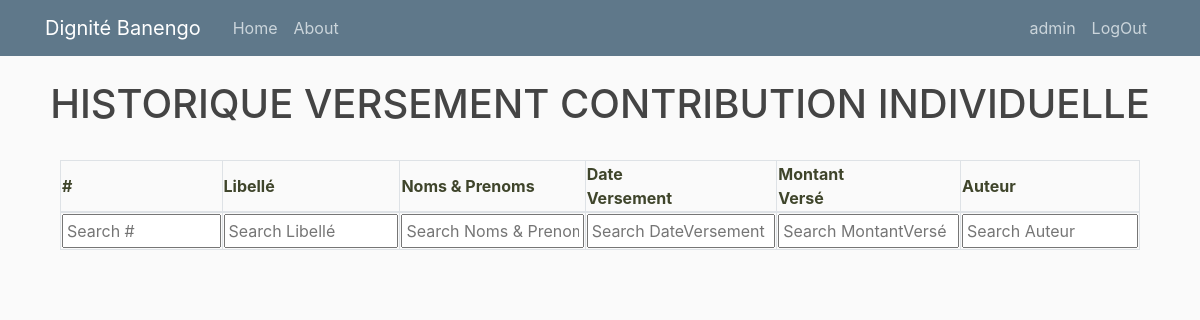
The page /historique-contrib-individuelle/ (signed in) on the database as committed earlier.
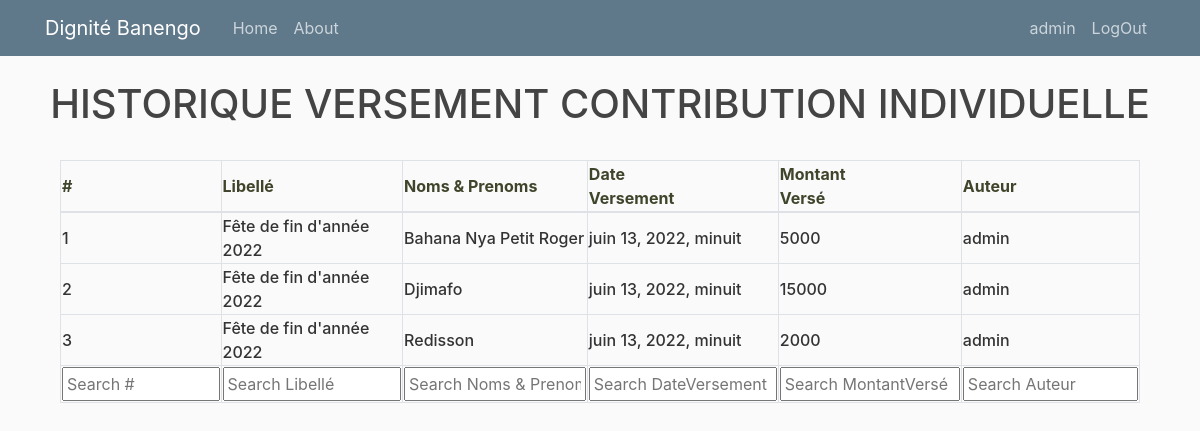
The same page on the database as committed later.
### tontine/models.py (models this page shows, shortened)
class VersementContributionIndividuelle(models.Model):
    contrib_ind = models.ForeignKey(ContributionIndividuelle, on_delete=models.CASCADE)
    date_versement =models.DateTimeField()
    montant = models.PositiveIntegerField()
    created = models.DateTimeField(auto_now_add=True)
    updated = models.DateTimeField(auto_now=True)
    author= models.ForeignKey(User, on_delete=models.SET_NULL, blank=True, null=True)

class ContributionIndividuelle(models.Model):
    motif = models.ForeignKey(LibelleContribution, on_delete=models.CASCADE)
    membre = models.ForeignKey(Membre, on_delete=models.CASCADE)
    reglement = models.PositiveIntegerField(default=0)
    updated = models.DateTimeField(auto_now=True)
    created = models.DateTimeField(auto_now_add=True)
    author= models.ForeignKey(User, on_delete=models.SET_NULL, blank=True, null=True)

class LibelleContribution(models.Model):
    libelle = models.CharField(max_length=255, unique=True)
    date = models.DateTimeField()
    minimum = models.PositiveIntegerField(default=0)
    created = models.DateTimeField(auto_now_add=True)
    updated = models.DateTimeField(auto_now=True)
    author= models.ForeignKey(User, on_delete=models.SET_NULL, blank=True, null=True)

class Membre(models.Model):
    user = models.OneToOneField(User, on_delete=models.CASCADE)
    nom = models.CharField(max_length=100, unique=True)
    matricule = models.CharField(max_length=8, unique=True)
    telephone = models.CharField(max_length=10, blank=True, null=True)
    qualite = models.CharField(max_length=100, blank=True, null=True)
    profession = models.CharField(max_length=100, blank=True, null=True)
    sexe = models.CharField(choices=SEXE_CHOICES, max_length=1)
    date_naissance = models.DateField(blank=True, null=True)
    date_adhesion = models.DateField()
    created = models.DateTimeField(auto_now_add=True)
    updated = models.DateTimeField(auto_now=True)
    cotisation = models.ForeignKey(MontantCotisation, on_delete=models.CASCADE)
    presence = models.ForeignKey(MontantPresence, on_delete=models.CASCADE)
    agape = models.ForeignKey(MontantAgape, on_delete=models.CASCADE)
    bank = models.ForeignKey(MontantBank, on_delete=models.SET_NULL, blank=True, null=True)
    bank_bool = models.BooleanField(default=False)
    cotisation_bool = models.BooleanField(default=False)
    presence_bool = models.BooleanField(default=True)
    total_impaye = models.IntegerField(default=0)
    total_seance = models.IntegerField(default=0)
    total_consigne = models.IntegerField(default=0)
    reserve = models.IntegerField(default=0)

### tontine/views.py (the view)
# urls.py: path('historique-contrib-individuelle/', views.history_contrib_ind, name='history_contrib_ind'),
@login_required
def history_contrib_ind(request):
    if request.user.is_staff:
        contribs = VersementContributionIndividuelle.objects.all()
    else:
        try:
            m=request.user.membre
            contribs = VersementContributionIndividuelle.objects.filter(contrib_ind__membre = m)
        except Exception as e:
            contribs = []
    context = {'contribs': contribs}
    return render(request, "tontine/contribhistory.html", context)

### tontine/templates/tontine/contribhistory.html (shortened to what this page needs)
{% extends "tontine/base2.html" %}
{% load crispy_forms_tags %}
{% block content %}
<h1 style="text-align: center;">HISTORIQUE VERSEMENT CONTRIBUTION INDIVIDUELLE</h1>
<br>
<div class="container">
    <table id="example" class="stripe row-border order-column table-bordered" style="width:100%">
        <thead>
            <tr>
                <th>#</th>
                <th>Libellé</th>
                <th>Noms & Prenoms</th>
                <th>Date<br>Versement</th>
                <th>Montant<br>Versé</th>
                <th>Auteur</th>
            </tr>
        </thead>
        <tbody>
            {% for data in contribs %}
                <tr>
                    <td>{{ forloop.counter }}</td>
                    <td>{{data.contrib_ind.motif.libelle}}</td>
                    <td>{{data.contrib_ind.membre.nom}}</td>
                    <td>{{data.date_versement}}</td>
                    <td>{{data.montant}}</td>
                    <td>{{ data.author}}</td>
                </tr>
                {% endfor %}
        </tbody>
        <tfoot>
            <tr>
                <th>#</th>
                <th>Libellé</th>
                <th>Noms & Prenoms</th>
                <th>Date<br>Remboursement</th>
                <th>Montant</th>
                <th>Auteur</th>
            </tr>
        </tfoot>
    </table>
</div>
{% endblock %}

### tontine/templates/tontine/base2.html (shortened to what this page needs)
{% load static %}
<!DOCTYPE html>
<html>
<head>
    <link rel="stylesheet" href="https://maxcdn.bootstrapcdn.com/bootstrap/4.0.0/css/bootstrap.min.css">
    <link rel="stylesheet" type="text/css" href="https://cdnjs.cloudflare.com/ajax/libs/twitter-bootstrap/4.5.2/css/bootstrap.css">
    <link rel="stylesheet" type="text/css" href="https://cdn.datatables.net/1.12.1/css/dataTables.bootstrap4.min.css">
    <link rel="stylesheet" type="text/css" href="https://cdn.datatables.net/1.12.1/css/jquery.dataTables.min.css">
    <link rel="stylesheet" type="text/css" href="https://cdn.datatables.net/buttons/2.2.3/css/buttons.dataTables.min.css">
    <link rel="stylesheet" type="text/css" href="{% static 'css/main.css' %}">
</head>
<body>
  <header class="site-header">
    <nav class="navbar navbar-expand-md navbar-dark bg-steel fixed-top">
      <div class="container">
        <a class="navbar-brand mr-4" href="{% url 'home' %}">Dignité Banengo</a>
        <div class="collapse navbar-collapse" id="navbarToggle">
          <div class="navbar-nav mr-auto">
            <a class="nav-item nav-link" href="{% url 'home' %}">Home</a>
            <a class="nav-item nav-link" href="{% url 'about' %}">About</a>
          </div>
          <div class="navbar-nav">
            {% if user.is_authenticated %}
        <a class="nav-item nav-link" href="{% url 'profile' %}">{{ request.user.username }}</a>
        <a class="nav-item nav-link" href="{% url 'logout' %}">LogOut</a>
        {% else %}
        <a class="nav-item nav-link" href="{% url 'login' %}">Login</a>
        <a class="nav-item nav-link" href="{% url 'inscription' %}">Register</a>
        {% endif %}
          </div>
        </div>
      </div>
    </nav>
  </header>
  <main role="main" class="container">
    <div class="row">
      <div class="col-md-12">
        {% block content %}{% endblock %}
      </div>
    </div>
    <br>
    <br>
    <br>
    <br>
    <br>
    <br>
  </main>
</body>
</html>

### static/css/main.css (style rules this page uses)
body { background: #fafafa; color: #333333; margin-top: 5rem; }
h1, h2, h3, h4, h5, h6 { color: #444444; }
.bg-steel { background-color: #5f788a; }
.site-header .navbar-nav .nav-link { color: #cbd5db; }

### tontine/templates/tontine/contribhistory.html (style rules this page uses)
th { color: #3f452b; font-weight: bold; }
td { font-weight: 490; }

Rows that differ between the two databases and show on the page:
added VersementContributionIndividuelle: contrib_ind.motif.libelle "Fête de fin d'année 2022", contrib_ind.membre.nom "Bahana Nya Petit Roger", date_versement "juin 13, 2022, minuit", montant "5000", author "admin"
added VersementContributionIndividuelle: contrib_ind.motif.libelle "Fête de fin d'année 2022", contrib_ind.membre.nom "Djimafo", date_versement "juin 13, 2022, minuit", montant "15000", author "admin"
added VersementContributionIndividuelle: contrib_ind.motif.libelle "Fête de fin d'année 2022", contrib_ind.membre.nom "Redisson", date_versement "juin 13, 2022, minuit", montant "2000", author "admin"
